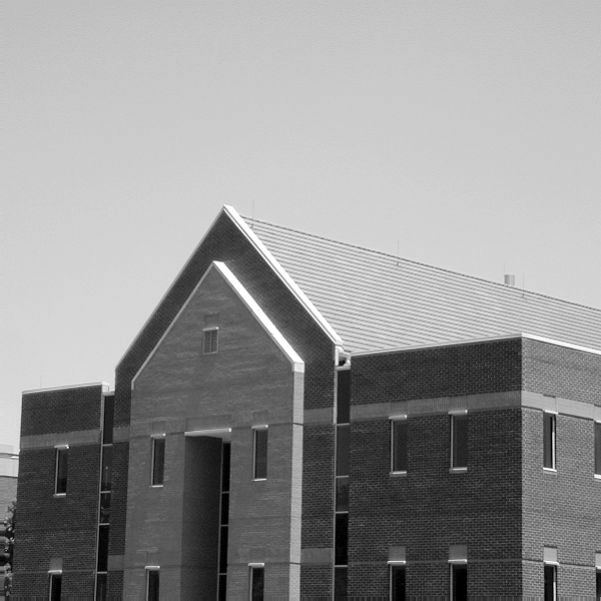
#> input picture matlab/building.png, 601 x 601 px; the run also reads 1 picture not shown here
$ jupyter execute matlab_04.ipynb   (shell and % lines are left out)
#> lines starting #> are read from the running program, lines starting #| are printed output that depends on the picture; after the words box and inside, x2 and y2 are one past the last pixel; in counts of white or black regions, pixels touching at a corner belong together
[cell 1]
# Полезные ссылки:
"""
https://matplotlib.org/stable/tutorials/introductory/images.html
https://russianblogs.com/article/46041563058/
https://stackoverflow.com/questions/52676798/image-derivative-sobel-filters-in-python-scipy
"""

[cell 2]
#С помощью этого бэкэнда вывод команд построения графиков отображается внутри внешних интерфейсов,
#как в записной книжке Jupyter, непосредственно под ячейкой кода, которая его создала. Полученные
#графики также будут сохранены в записной книжке.


from matplotlib import numpy
import numpy as np
#Команды для импорта библиотеки matplotlib и numpy
#numpy - библиотека для работы с матрицами на python

import matplotlib.pyplot as plt
import matplotlib.image as mpimg
import matplotlib.pyplot as plot
import matplotlib as mp
#сокращение длинны комад

[cell 3]
# Часть 2 №1
img = mpimg.imread('./matlab/building.png') #форматы изображения: png, jpg...
#> img is the input picture: shape (601, 601) float32; min 0, max 1, mean 0.576
img2 = mpimg.imread('./matlab/text.png') #форматы изображения: png, jpg...
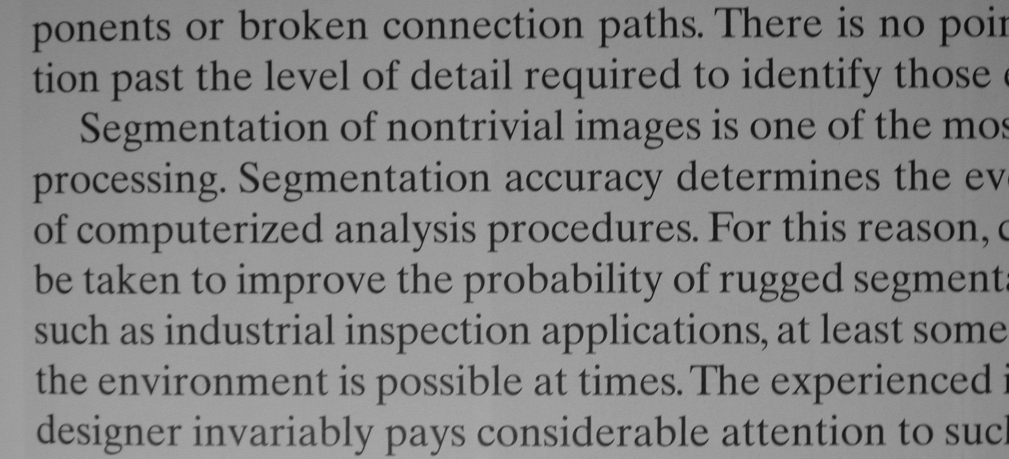
#> input picture matlab/text.png, 2018 x 918 px (shown at 1/2 size)
#> img2 is the input picture: shape (918, 2018, 3) float32; min 0.0196, max 0.706, mean 0.522
liftingbody_r0 = mpimg.imread('./matlab/liftingbody_r0.png') #форматы изображения: png, jpg...
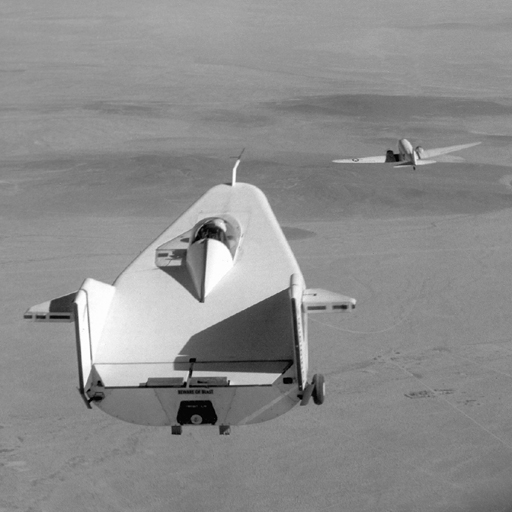
#> input picture matlab/liftingbody_r0.png, 512 x 512 px
#> liftingbody_r0 is the input picture: shape (512, 512, 3) float32; min 0, max 1, mean 0.55
#img = mpimg.imread('./matlab/img6.jpg') #форматы изображения: png, jpg...
#Чтение изображения и сохранение в переменную img в виде матрицы
print(img2)
#> (printed output is left out)

[cell 4]
# Часть 1
from skimage import data,filters,feature

#img = data.camera()
edges1 = feature.canny(img)   #sigma=1
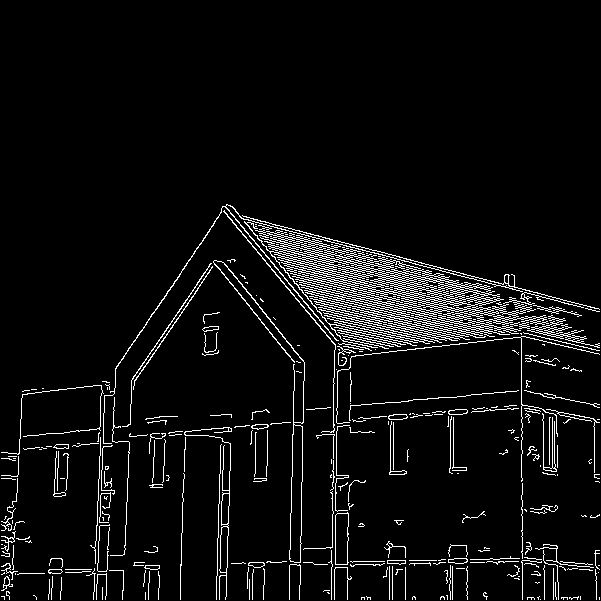
#> edges1: shape (601, 601) bool; 5.6% white in thin lines or dots, all inside (x1, y1, x2, y2) = (1, 204, 600, 600)
edges2 = feature.canny(img,sigma=1.4)   #sigma=3
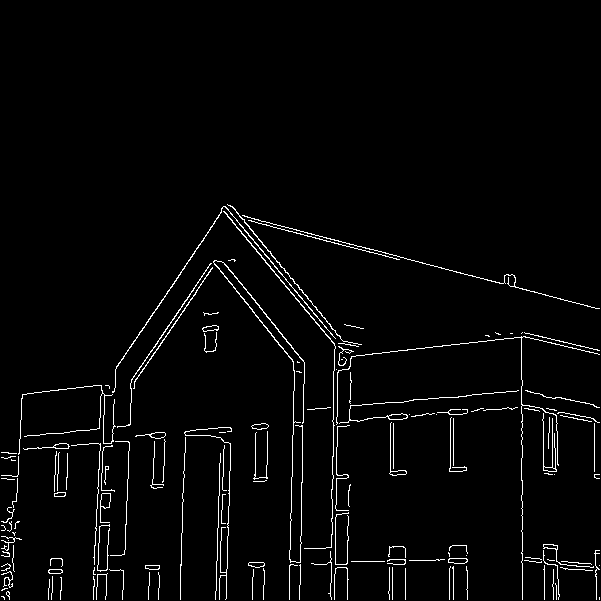
#> edges2: shape (601, 601) bool; 2.7% white in thin lines or dots, all inside (x1, y1, x2, y2) = (1, 204, 600, 600)
#edges2 = filters.prewitt(img)
#edges2 = filters.scharr(img)
edges3 = filters.roberts(img)
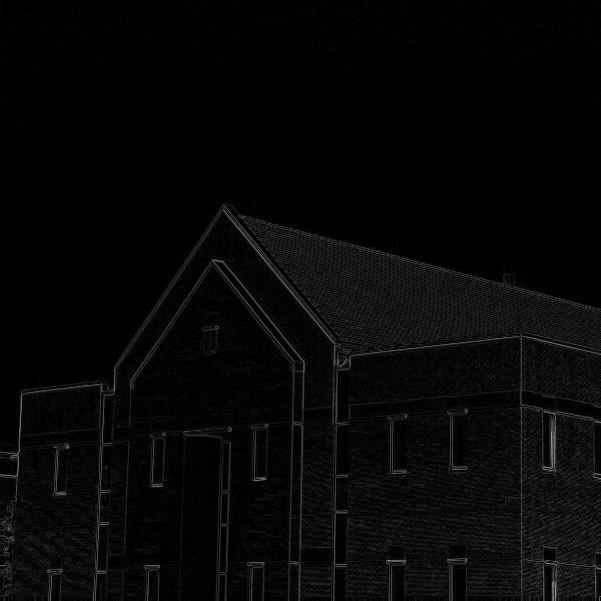
#> edges3: shape (601, 601) float32; min 0, max 0.606, mean 0.0284
#edges3 = filters.sobel(img)

# Construct the plot
fig = plt.figure(figsize=(17,14))

ax1 = fig.add_subplot(441)
ax1.set_title('Original')
ax1.axis('off')
ax1.imshow(img, cmap='gray')

ax2 = fig.add_subplot(442)
ax2.set_title('canny sigma = 1')
ax2.axis('off')
ax2.imshow(edges1, cmap='gray')

ax3 = fig.add_subplot(443)
ax3.set_title('canny sigma = 1.4')
ax3.axis('off')
ax3.imshow(edges2, cmap='gray')

ax4 = fig.add_subplot(444)
ax4.set_title('roberts')
ax4.axis('off')
ax4.imshow(edges3, cmap='gray')

[cell 5]
imgplot = plt.imshow(img2, cmap="gray")

[cell 6]
# Часть 2
alpha = 15
beta = -5.5

img3 = np.clip((alpha * img2 + beta), 0, 1)
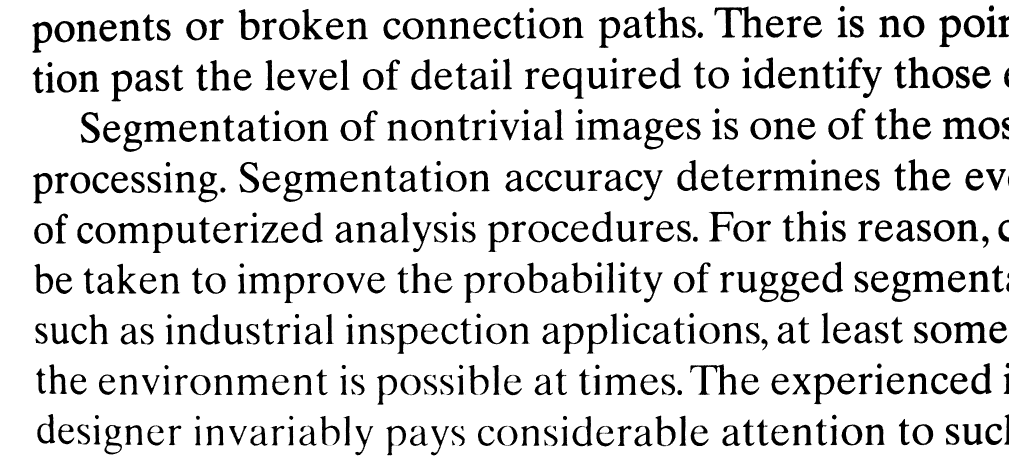
#> img3: shape (918, 2018, 3) float32 (shown at 1/2 size); min 0, max 1, mean 0.859

imgplot = plt.imshow(img3, cmap="gray")

[cell 7]
enhance_text = mpimg.imread('./matlab/enhance_text.gif') #форматы изображения: png, jpg...
imgplot = plt.imshow(enhance_text, cmap="gray")
